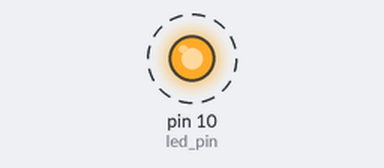
A sketch run on a simulated Arduino Uno, built with avr-gcc and run on an emulated ATmega328P. Parts: output pins drawn as LEDs (lit = HIGH). Dashed ring = blinking.

Above: at 0.5 s.
Timing chart, 0 to 3.5 s (numbered marks = the images above):
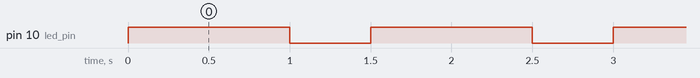

Measured:
- by itself, pin 10 (led_pin): alternates HIGH for 1.0 s and LOW for 0.50 s

The sketch:

led_blinking.ino
```cpp
// This is arduino project of LED blinking.
int led_pin=10;    // for led pin number(digital pins)
void setup() {
  // put your setup code here, to run once:
pinMode(led_pin,OUTPUT);
}

void loop() {
  // put your main code here, to run repeatedly:
digitalWrite(led_pin,HIGH);    // led blow
delay(1000);
digitalWrite(led_pin,LOW);     // led not blow
delay(500);
}
```

Source omitted: images.c (data table, 15393 bytes), for_lcd_menu.c (data table, 18471 bytes)
